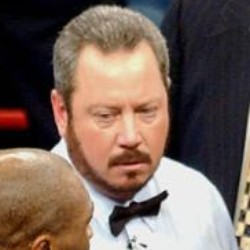
#> input picture Tugas Pengolahan Citra02/Foto5.jpg, 250 x 250 px
$ python geometri.py
#> lines starting #> are read from the running program, lines starting #| are printed output that depends on the picture
import cv2
import numpy as np

img = cv2.imread('Foto5.jpg')
#> img is the input picture: shape (250, 250, 3); mean B, G, R 89.6, 99.3, 118.2

# Mendapatkan ukuran gambar
height, width = img.shape[:2]
#> height = 250; width = 250

# Menghitung nilai tengah gambar
center = (width/2, height/2)
#> center = (125, 125)

# Rotasi gambar sebesar 45 derajat
M = cv2.getRotationMatrix2D(center, 45, 1.0)
rotated_img = cv2.warpAffine(img, M, (width, height))
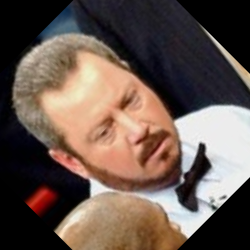
#> rotated_img: shape (250, 250, 3); mean B, G, R 78.5, 87, 103.8

# Menggeser gambar sebesar 100 piksel ke kanan dan 50 piksel ke bawah
M = np.float32([[1, 0, 100], [0, 1, 50]])
translated_img = cv2.warpAffine(img, M, (width, height))
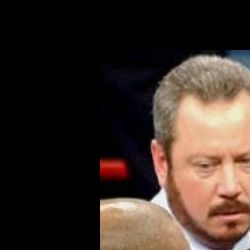
#> translated_img: shape (250, 250, 3); mean B, G, R 40.2, 48, 61.8

# Flip gambar secara horizontal
flipped_img = cv2.flip(img, 1)
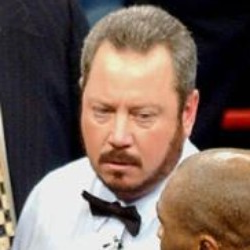
#> flipped_img: shape (250, 250, 3); mean B, G, R 89.6, 99.3, 118.2

# Flip gambar secara vertical
flipped_img2 = cv2.flip(img, 0)
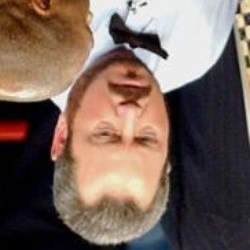
#> flipped_img2: shape (250, 250, 3); mean B, G, R 89.6, 99.3, 118.2

# Flip gambar secara horizontal dan vertical
flipped_img3 = cv2.flip(img, -1)
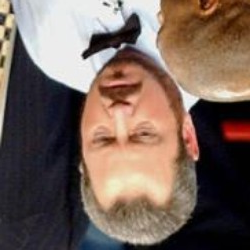
#> flipped_img3: shape (250, 250, 3); mean B, G, R 89.6, 99.3, 118.2

# Scaling gambar dengan faktor 1.5
scaled_img = cv2.resize(img, None, fx=1.5, fy=1.5,
                        interpolation=cv2.INTER_LINEAR)

# Cropping gambar dengan ukuran (300, 300) dan posisi (200, 100)
cropped_img = img[100:200, 200:4000]
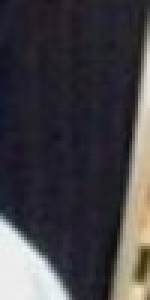
#> cropped_img: shape (100, 50, 3) (shown 3 times larger); mean B, G, R 67.7, 63.5, 66

# Menampilkan gambar asli, gambar yang dirotasi, dan gambar yang digeser
cv2.imshow("Original Image", img)
cv2.imshow("Rotated Image", rotated_img)
cv2.imshow("Translated Image", translated_img)
cv2.imshow("Flip Image Horizontal", flipped_img)
cv2.imshow("Flip Image Vertical", flipped_img2)
cv2.imshow("Flip Image keduanya", flipped_img3)
cv2.imshow("Scaling ", scaled_img)
cv2.imshow("Crop", cropped_img)


cv2.waitKey(0)
cv2.destroyAllWindows()

$ run again, with Tugas Pengolahan Citra02/Foto1.jpg copied over Tugas Pengolahan Citra02/Foto5.jpg
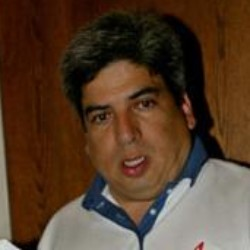
#> input picture Tugas Pengolahan Citra02/Foto1.jpg, 250 x 250 px
#> img is the input picture: shape (250, 250, 3); mean B, G, R 42, 60.7, 84.8
#> `flipped_img3 = cv2.flip(img, -1)`:
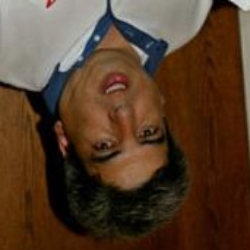
#> flipped_img3: shape (250, 250, 3); mean B, G, R 42, 60.7, 84.8
#> `cropped_img = img[100:200, 200:4000]`:
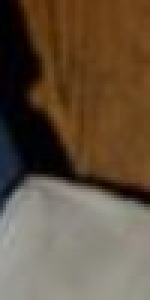
#> cropped_img: shape (100, 50, 3) (shown 3 times larger); mean B, G, R 62.9, 81.9, 99.6

$ run again, with Tugas Pengolahan Citra02/Foto10.jpg copied over Tugas Pengolahan Citra02/Foto5.jpg
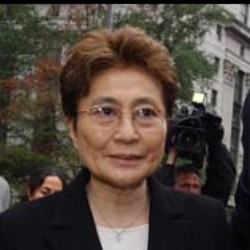
#> input picture Tugas Pengolahan Citra02/Foto10.jpg, 250 x 250 px
#> img is the input picture: shape (250, 250, 3); mean B, G, R 59.9, 68.6, 80.1
#> `flipped_img3 = cv2.flip(img, -1)`:
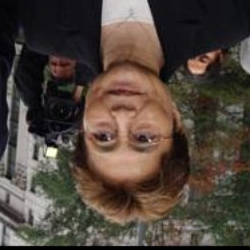
#> flipped_img3: shape (250, 250, 3); mean B, G, R 59.9, 68.6, 80.1
#> `cropped_img = img[100:200, 200:4000]`:
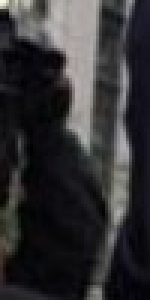
#> cropped_img: shape (100, 50, 3) (shown 3 times larger); mean B, G, R 50.7, 48.9, 49.8

$ run again, with Tugas Pengolahan Citra02/Foto2.jpg copied over Tugas Pengolahan Citra02/Foto5.jpg
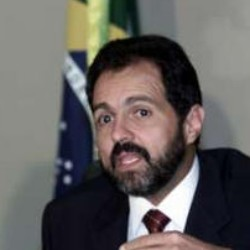
#> input picture Tugas Pengolahan Citra02/Foto2.jpg, 250 x 250 px
#> img is the input picture: shape (250, 250, 3); mean B, G, R 93.5, 95.2, 99.1
#> `flipped_img3 = cv2.flip(img, -1)`:
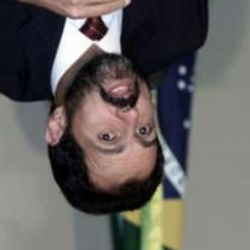
#> flipped_img3: shape (250, 250, 3); mean B, G, R 93.5, 95.2, 99.1
#> `cropped_img = img[100:200, 200:4000]`:
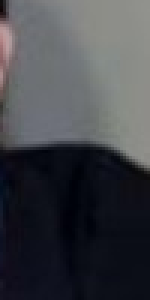
#> cropped_img: shape (100, 50, 3) (shown 3 times larger); mean B, G, R 72.9, 67.9, 66.2
